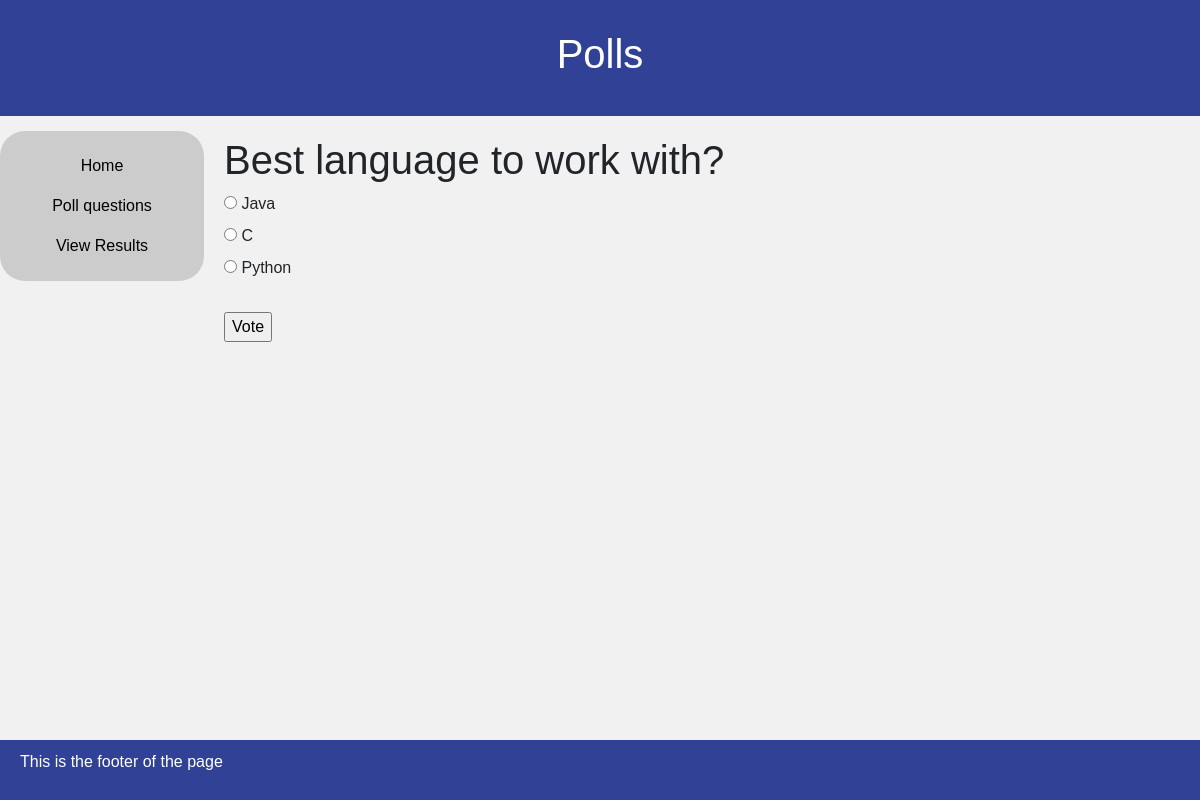
Screenshot of /polls/detail/1 with the database file from the repository.
### polls/models.py (models this page shows, shortened)
class Question(models.Model):
    class Meta:
        verbose_name = 'Question'
        verbose_name_plural = 'Questions'
    question_text = models.CharField('Question', max_length=200)
    pub_date = models.DateTimeField('Date Published')

class Choice(models.Model):
    class Meta:
        verbose_name = 'Choice'
        verbose_name_plural = 'Choices'
    question = models.ForeignKey(Question, on_delete=models.CASCADE)
    choice_text = models.CharField('Choice Text', max_length=200)
    votes = models.IntegerField('Vote Quantity', default=0)

### polls/views.py (the view)
# urls.py: path('polls/detail/<int:pk>', views.DetailView.as_view(), name='detail'),
class DetailView(generic.DetailView):
    model = Question
    template_name = 'polls/detail.html'

### polls/templates/polls/detail.html (shortened to what this page needs)
{% extends "polls/base.html" %}
{% block content %}
	<header>
		<h1>Polls</h1>
	</header>
	<section>
		<aside>
		  <nav>
		    <ul>
		        <div>
		            <li><a href="{% url 'home:index' %}">Home</a></li>
		            <li><a href="{% url 'polls:polls' %}">Poll questions</a></li>
		            <li><a href="{% url 'polls:results' question.id %}">View Results</a></li>
		        </div>
		    </ul>
		  </nav>
		</aside>
		<article>
			<h1>{{ question.question_text }}</h1>
			<form action="{% url 'polls:vote' question.id %}" method="post">
			{% for choice in question.choice_set.all %}
			    <input type="radio" name="choice" id="choice{{ forloop.counter }}" value="{{ choice.id }}" />
			    <label for="choice{{ forloop.counter }}">{{ choice.choice_text }}</label><br />
			{% endfor %}
			<input type="submit" value="Vote" />
			</form>
			<br/>
		</article>
	</section>
	<footer>
	  <p>This is the footer of the page</p>
	</footer>
{% endblock %}

### home/static/css/styles.css (style rules this page uses)
* { box-sizing: border-box; }
body { font-family: Arial, Helvetica, sans-serif; margin: 0; background-color: #f1f1f1; }
header { background-color: #314195; padding: 30px; text-align: center; font-size: 35px; color: white; }
nav { float: left; width: 17%; background: #ccc; margin: 15px 0px; text-align: center; border-radius: 25px; }
nav ul { list-style-type: none; padding: 0; margin: 15px; }
li a { display: block; color: #000; padding: 8px 16px; text-decoration: none; }
article { float: left; padding: 20px 40px 20px 20px; width: 75%; height: 300px; }
section:after { content: ""; display: table; clear: both; }
footer { position:absolute; bottom:0; width:100%; background-color: #314195; padding: 10px 20px; color: white; }

### rows the page displays
Question: question_text "Best language to work with?"
Choice: choice_text "Java"
Choice: choice_text "C"
Choice: choice_text "Python"
